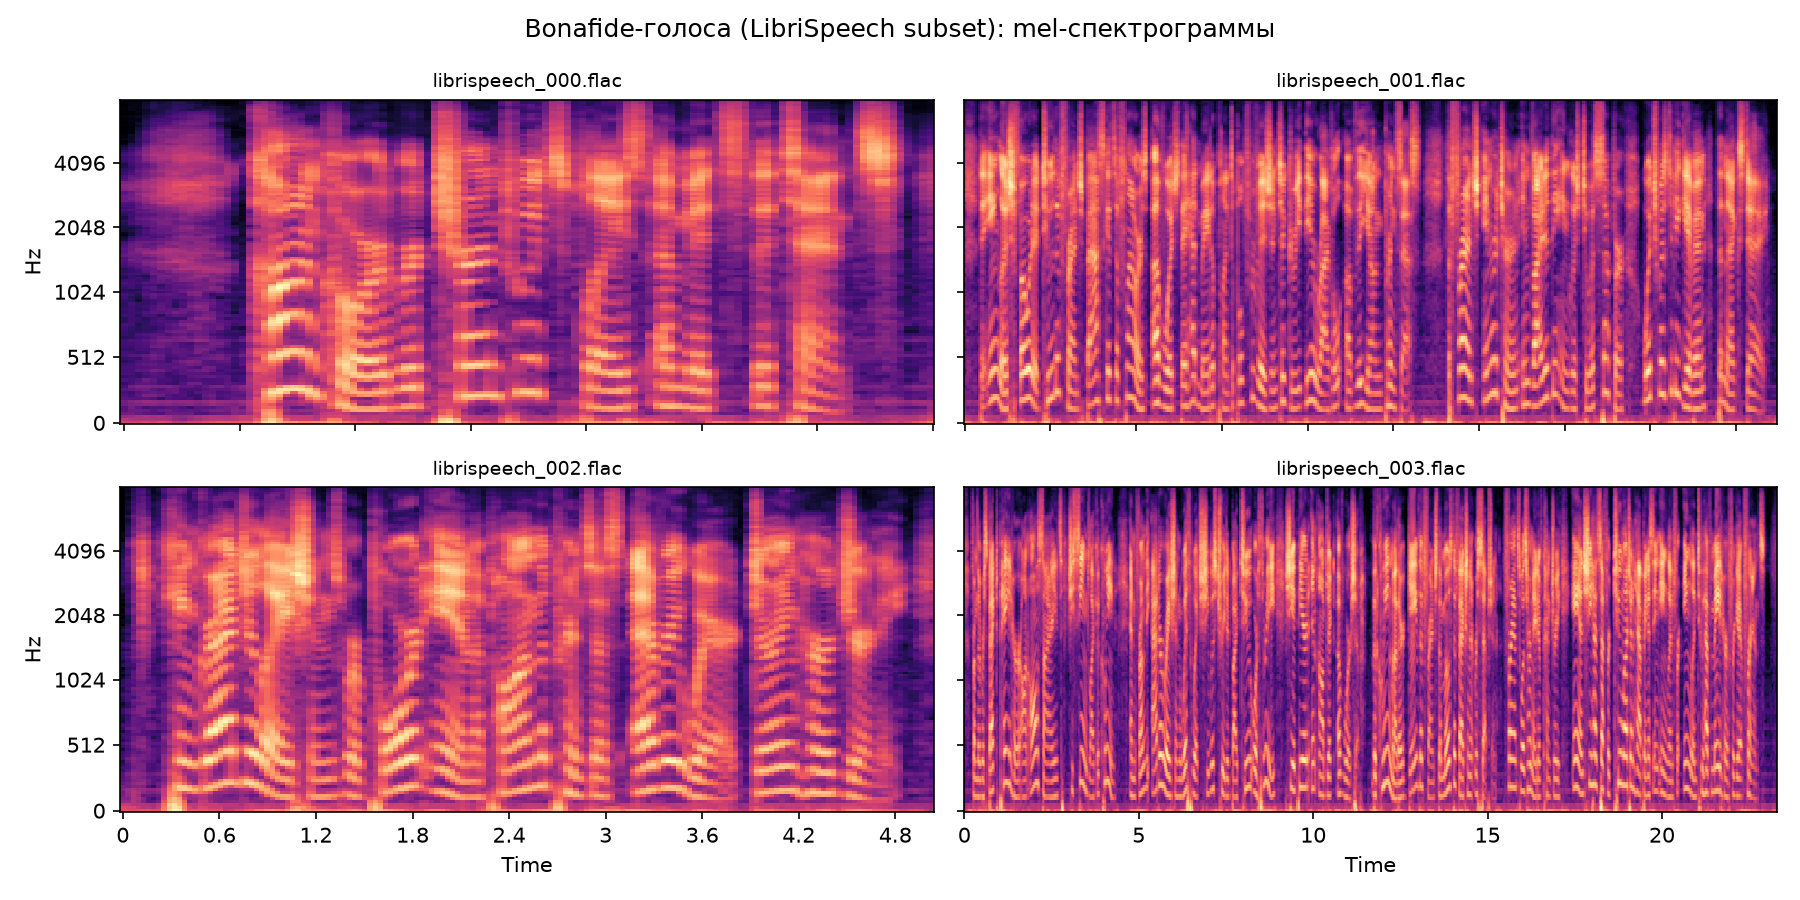

This figure's Python source:
"""FinGuard Liveness | EDA Summary: статистики + сетка спектрограмм."""
import os
import glob
import numpy as np
import librosa
import librosa.display
import matplotlib.pyplot as plt

AUDIO_DIR = "data/audio/bonafide"
files = sorted(glob.glob(os.path.join(AUDIO_DIR, "*.flac")))

if not files:
    raise SystemExit("Нет .flac файлов в data/audio/bonafide/")

durs, srs, cents, zcrs, rmss = [], [], [], [], []
for path in files:
    y, sr = librosa.load(path, sr=None)
    durs.append(len(y) / sr)
    srs.append(sr)
    cents.append(float(librosa.feature.spectral_centroid(y=y, sr=sr)[0].mean()))
    zcrs.append(float(librosa.feature.zero_crossing_rate(y)[0].mean()))
    rmss.append(float(librosa.feature.rms(y=y)[0].mean()))

print("=" * 60)
print(f"EDA Summary | n = {len(files)} файлов")
print("=" * 60)
print(f"Sampling rate     : {int(np.mean(srs))} Hz")
print(f"Длительность      : mean {np.mean(durs):.2f} c | min {np.min(durs):.2f} | max {np.max(durs):.2f}")
print(f"Spectral centroid : mean {np.mean(cents):.0f} Hz | std {np.std(cents):.0f}")
print(f"ZCR               : mean {np.mean(zcrs):.4f} | std {np.std(zcrs):.4f}")
print(f"RMS energy        : mean {np.mean(rmss):.4f} | std {np.std(rmss):.4f}")

fig, axes = plt.subplots(2, 2, figsize=(12, 6))
for ax, path in zip(axes.flat, files[:4]):
    y, sr = librosa.load(path, sr=None)
    S = librosa.power_to_db(librosa.feature.melspectrogram(y=y, sr=sr, n_mels=128), ref=np.max)
    librosa.display.specshow(S, sr=sr, x_axis="time", y_axis="mel", cmap="magma", ax=ax)
    ax.set_title(os.path.basename(path), fontsize=9)
    ax.label_outer()
fig.suptitle("Bonafide-голоса (LibriSpeech subset): mel-спектрограммы")
fig.tight_layout()
fig.savefig("eda_summary.png", dpi=150)
print("Сохранено: eda_summary.png")
